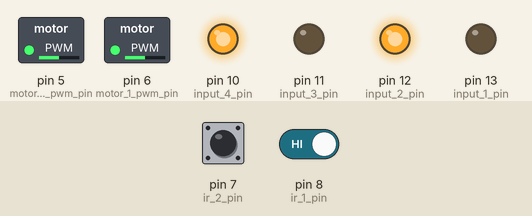
The sketch below on a simulated Arduino Uno, built with avr-gcc and run on an emulated ATmega328P. Parts: switched loads named in the sketch (green lamp = pin HIGH), output pins drawn as LEDs (lit = HIGH). The inputs (shaded band) are chosen by the test bench; at power-on: pin 7 (ir_2_pin) HIGH, pin 8 (ir_1_pin) HIGH. What the sketch prints to the serial monitor is not drawn.

Above: at 1.2 s.
1.3 s: pin 7 (ir_2_pin) driven LOW
At 2.5 s:
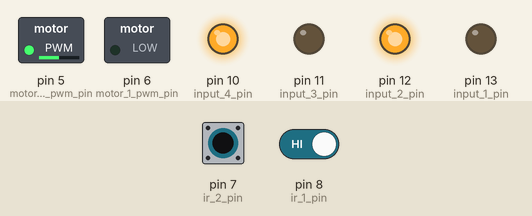
2.8 s: pin 7 (ir_2_pin) driven HIGH and pin 8 (ir_1_pin) driven LOW
At 4.0 s:
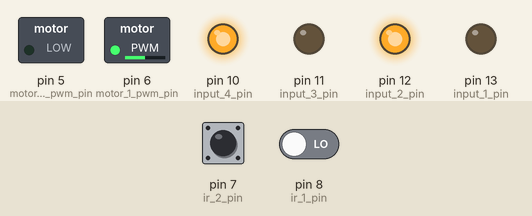
4.3 s: pin 7 (ir_2_pin) pulsed LOW 2 times (0.12 s each, 0.3 s apart)
At 4.45 s:
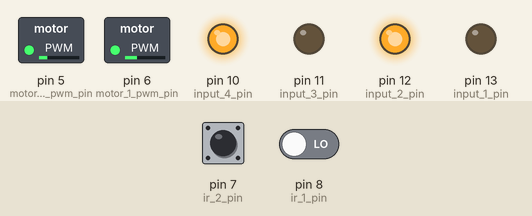
Timing chart, 0 to 7.3 s (numbered marks = the images above; inputs shaded):
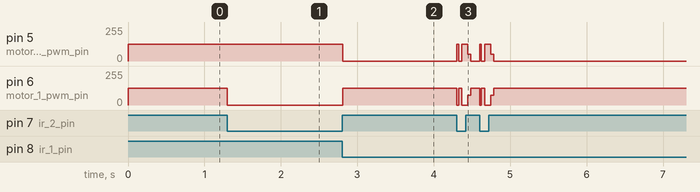

Measured:
- after the input at 1.3 s, pin 6 (motor_1_pwm_pin): 127/255 → 0/255 at once
- after the input at 2.8 s, pin 5 (motor_2_pwm_pin): 127/255 → 0/255 at once; pin 6 (motor_1_pwm_pin): 0/255 → 127/255 at once

The sketch:

Main.ino
```cpp
// make a class for motor and functions
// Use #define for variables that do not change...

uint8_t input_1_pin = 13;
uint8_t input_2_pin = 12;
uint8_t input_3_pin = 11;
uint8_t input_4_pin = 10;

uint8_t motor_1_pwm_pin = 6;
uint8_t motor_2_pwm_pin = 5;

uint8_t ir_1_pin = 8;
uint8_t ir_2_pin = 7;

bool motor_1_dir = true;
bool motor_2_dir = true;

bool ir_1_state = true;
bool ir_2_state = true;

uint8_t base_speed = 127;

uint16_t current_millis = millis();

void setup() {

  Serial.begin(115200);

  // ...
  pinMode(input_1_pin, OUTPUT);
  pinMode(input_2_pin, OUTPUT);
  pinMode(input_3_pin, OUTPUT);
  pinMode(input_4_pin, OUTPUT);

  pinMode(motor_1_pwm_pin, OUTPUT);
  pinMode(motor_2_pwm_pin, OUTPUT);

  pinMode(ir_1_pin, INPUT);
  pinMode(ir_2_pin, INPUT);

  // Intial settings
  motor_1_set_pwm(base_speed);
  motor_2_set_pwm(base_speed);

  motor_1_reverse_dir(motor_1_dir);
  motor_2_reverse_dir(motor_2_dir);
}

void loop() {

  ir_1_state = digitalRead(ir_1_pin);
  ir_2_state = digitalRead(ir_2_pin);

  if (ir_1_state == false) {
    motor_1_set_pwm(base_speed);
    motor_2_set_pwm(0);
  }

  if (ir_2_state == false) {
    motor_1_set_pwm(0);
    motor_2_set_pwm(base_speed);
  }

  Serial.print("ir_1_state: ");
  Serial.println(ir_1_state);
  Serial.print("ir_2_state: ");
  Serial.println(ir_2_state);

  Serial.println("-----------------------------");

  delay(10);

}

void motor_1_reverse_dir(bool reverse) {
  if (reverse) {
    digitalWrite(input_1_pin, LOW);
    digitalWrite(input_2_pin, HIGH);
  } else {
    digitalWrite(input_1_pin, HIGH);
    digitalWrite(input_2_pin, LOW);
  }
}

void motor_2_reverse_dir(bool reverse) {
  if (reverse) {
    digitalWrite(input_3_pin, LOW);
    digitalWrite(input_4_pin, HIGH);
  } else {
    digitalWrite(input_3_pin, HIGH);
    digitalWrite(input_4_pin, LOW);
  }
}

void motor_1_set_pwm(uint8_t val) {
  analogWrite(motor_1_pwm_pin, val);
}

void motor_2_set_pwm(uint8_t val) {
  analogWrite(motor_2_pwm_pin, val);
}
```
